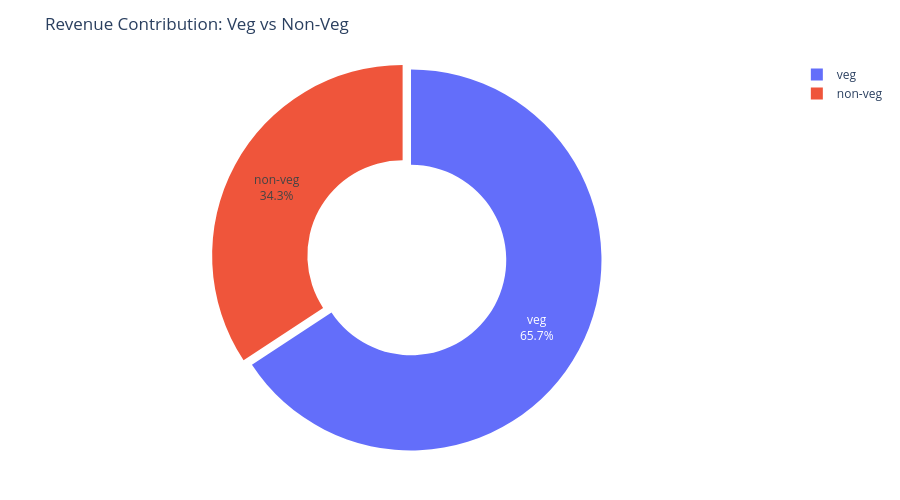

Here is the notebook cell this chart was saved with:
### Markdown cell above
### Total Sales by Food Type (Veg vs Non-Veg)

### Code cell
non_veg_Keywords= ["chicken","egg","fish","mutton","prawn","biriyani","kabab","kebab","non-veg","non-veg"]
df["Food Category"] = np.where(df["Dish Name"].str.lower().str.contains("|".join(non_veg_Keywords),na=False),"non-veg","veg")

food_revenue = (df.groupby("Food Category")["Price (INR)"].sum().reset_index())

fig =px.pie(
    food_revenue,
    values="Price (INR)",
    names="Food Category",
    hole=0.5,
    title="Revenue Contribution: Veg vs Non-Veg",
)

fig.update_traces(
    textinfo="percent+label",
    pull=[0.05, 0]
)

fig.update_layout(
    height=500,
    margin=dict(t=60, b=40, l=40, r=40)
)

fig.show()

### Figure 1 — Plotly figure (JSON) as saved in the notebook; plotly's stock layout.template omitted (floating-point values rounded to 4 significant figures)
{"data": [{"domain": {"x": [0, 1], "y": [0, 1]}, "hole": 0.5, "hovertemplate": "Food Category=%{label}<br>Price (INR)=%{value}<extra></extra>", "labels": ["non-veg", "veg"], "legendgroup": "", "name": "", "pull": [0.05, 0], "showlegend": true, "textinfo": "percent+label", "type": "pie", "values": [18170000.0, 34840000.0]}], "layout": {"height": 500, "legend": {"tracegroupgap": 0}, "margin": {"b": 40, "l": 40, "r": 40, "t": 60}, "title": {"text": "Revenue Contribution: Veg vs Non-Veg"}}}
